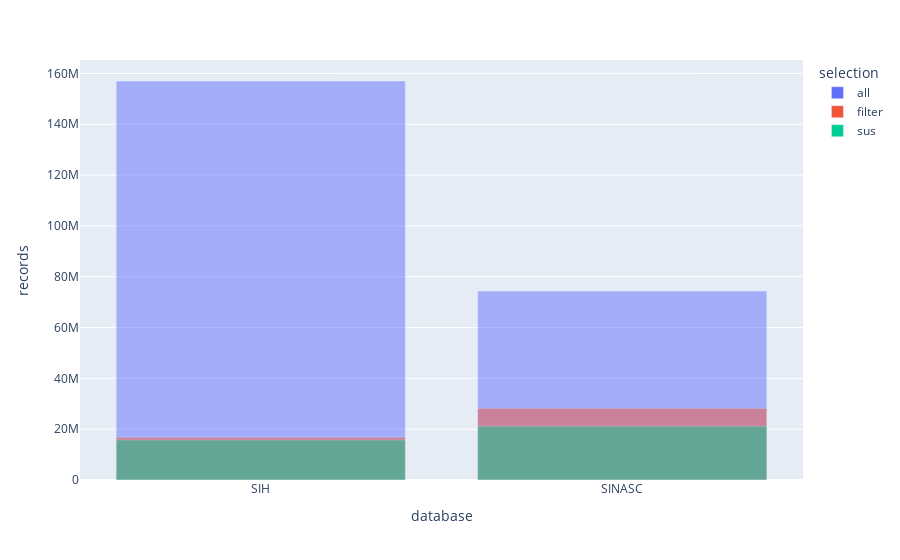

Source (notebook cell):
### Markdown cell above
## Comparação

### Code cell
df_filter = pd.DataFrame([
	['SIH', 'all', all_sih],
	['SINASC', 'all', all_sinasc],
	['SIH', 'filter', flt_sih],
	['SINASC', 'filter', flt_sinasc],
	['SIH', 'sus', sus_sih],
	['SINASC', 'sus', sus_sinasc],
], columns=['database', 'selection', 'records'])
fig = px.bar(df_filter, x='database', y='records', color='selection', barmode='overlay')
fig.show()

### Figure 1 — Plotly figure (JSON) as saved in the notebook; plotly's stock layout.template omitted (floating-point values rounded to 4 significant figures)
{"data": [{"alignmentgroup": "True", "hovertemplate": "selection=all<br>database=%{x}<br>records=%{y}<extra></extra>", "legendgroup": "all", "marker": {"color": "#636efa", "opacity": 0.5, "pattern": {"shape": ""}}, "name": "all", "offsetgroup": "all", "orientation": "v", "showlegend": true, "textposition": "auto", "type": "bar", "x": ["SIH", "SINASC"], "xaxis": "x", "y": [157033546, 74398079], "yaxis": "y"}, {"alignmentgroup": "True", "hovertemplate": "selection=filter<br>database=%{x}<br>records=%{y}<extra></extra>", "legendgroup": "filter", "marker": {"color": "#EF553B", "opacity": 0.5, "pattern": {"shape": ""}}, "name": "filter", "offsetgroup": "filter", "orientation": "v", "showlegend": true, "textposition": "auto", "type": "bar", "x": ["SIH", "SINASC"], "xaxis": "x", "y": [16814490, 28197164], "yaxis": "y"}, {"alignmentgroup": "True", "hovertemplate": "selection=sus<br>database=%{x}<br>records=%{y}<extra></extra>", "legendgroup": "sus", "marker": {"color": "#00cc96", "opacity": 0.5, "pattern": {"shape": ""}}, "name": "sus", "offsetgroup": "sus", "orientation": "v", "showlegend": true, "textposition": "auto", "type": "bar", "x": ["SIH", "SINASC"], "xaxis": "x", "y": [15767633, 21196305], "yaxis": "y"}], "layout": {"barmode": "overlay", "legend": {"title": {"text": "selection"}, "tracegroupgap": 0}, "margin": {"t": 60}, "xaxis": {"anchor": "y", "domain": [0, 1], "title": {"text": "database"}}, "yaxis": {"anchor": "x", "domain": [0, 1], "title": {"text": "records"}}}}
